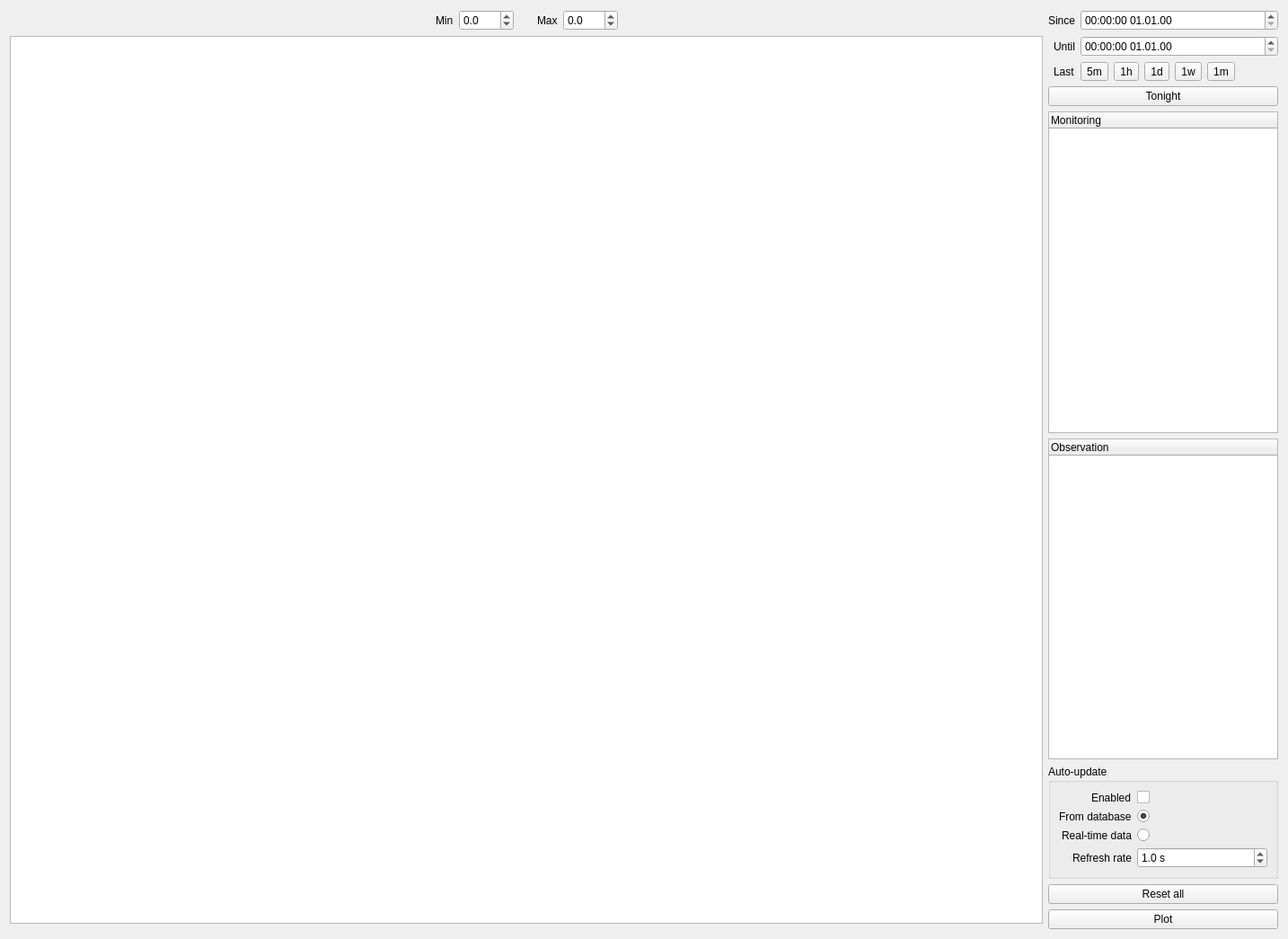
<?xml version="1.0" encoding="UTF-8"?>
<ui version="4.0">
 <class>PlotsWidget</class>
 <widget class="QWidget" name="PlotsWidget">
  <property name="geometry">
   <rect>
    <x>0</x>
    <y>0</y>
    <width>1434</width>
    <height>1045</height>
   </rect>
  </property>
  <property name="windowTitle">
   <string>Plots - KalAO</string>
  </property>
  <layout class="QGridLayout" name="gridLayout" columnstretch="1,0">
   <item row="0" column="0">
    <layout class="QHBoxLayout" name="scale_layout">
     <item>
      <spacer name="horizontalSpacer">
       <property name="orientation">
        <enum>Qt::Horizontal</enum>
       </property>
       <property name="sizeHint" stdset="0">
        <size>
         <width>40</width>
         <height>20</height>
        </size>
       </property>
      </spacer>
     </item>
     <item>
      <widget class="QLabel" name="min_label">
       <property name="text">
        <string>Min</string>
       </property>
      </widget>
     </item>
     <item>
      <widget class="QDoubleSpinBox" name="min_spinbox">
       <property name="decimals">
        <number>1</number>
       </property>
       <property name="minimum">
        <double>-999.000000000000000</double>
       </property>
       <property name="maximum">
        <double>999.000000000000000</double>
       </property>
      </widget>
     </item>
     <item>
      <spacer name="horizontalSpacer_3">
       <property name="orientation">
        <enum>Qt::Horizontal</enum>
       </property>
       <property name="sizeType">
        <enum>QSizePolicy::Maximum</enum>
       </property>
       <property name="sizeHint" stdset="0">
        <size>
         <width>20</width>
         <height>20</height>
        </size>
       </property>
      </spacer>
     </item>
     <item>
      <widget class="QLabel" name="max_label">
       <property name="text">
        <string>Max</string>
       </property>
      </widget>
     </item>
     <item>
      <widget class="QDoubleSpinBox" name="max_spinbox">
       <property name="decimals">
        <number>1</number>
       </property>
       <property name="minimum">
        <double>-999.000000000000000</double>
       </property>
       <property name="maximum">
        <double>999.000000000000000</double>
       </property>
      </widget>
     </item>
     <item>
      <spacer name="horizontalSpacer_2">
       <property name="orientation">
        <enum>Qt::Horizontal</enum>
       </property>
       <property name="sizeHint" stdset="0">
        <size>
         <width>40</width>
         <height>20</height>
        </size>
       </property>
      </spacer>
     </item>
    </layout>
   </item>
   <item row="1" column="0">
    <widget class="KChartView" name="plots_view"/>
   </item>
   <item row="0" column="1" rowspan="3">
    <layout class="QFormLayout" name="side_layout">
     <property name="labelAlignment">
      <set>Qt::AlignRight|Qt::AlignTrailing|Qt::AlignVCenter</set>
     </property>
     <item row="0" column="0">
      <widget class="QLabel" name="since_label">
       <property name="text">
        <string>Since</string>
       </property>
      </widget>
     </item>
     <item row="0" column="1">
      <widget class="KDateTimeEdit" name="since_datetimeedit">
       <property name="currentSection">
        <enum>QDateTimeEdit::HourSection</enum>
       </property>
       <property name="displayFormat">
        <string>HH:mm:ss dd.MM.yy</string>
       </property>
      </widget>
     </item>
     <item row="1" column="0">
      <widget class="QLabel" name="until_label">
       <property name="text">
        <string>Until</string>
       </property>
      </widget>
     </item>
     <item row="1" column="1">
      <widget class="KDateTimeEdit" name="until_datetimeedit">
       <property name="currentSection">
        <enum>QDateTimeEdit::HourSection</enum>
       </property>
       <property name="displayFormat">
        <string>HH:mm:ss dd.MM.yy</string>
       </property>
      </widget>
     </item>
     <item row="2" column="0">
      <widget class="QLabel" name="last_label">
       <property name="text">
        <string>Last</string>
       </property>
      </widget>
     </item>
     <item row="2" column="1">
      <layout class="QHBoxLayout" name="last_layout">
       <item>
        <widget class="QToolButton" name="last_5minutes_button">
         <property name="toolTip">
          <string>One hour</string>
         </property>
         <property name="text">
          <string>5m</string>
         </property>
        </widget>
       </item>
       <item>
        <widget class="QToolButton" name="last_hour_button">
         <property name="toolTip">
          <string>One hour</string>
         </property>
         <property name="text">
          <string>1h</string>
         </property>
        </widget>
       </item>
       <item>
        <widget class="QToolButton" name="last_day_button">
         <property name="toolTip">
          <string>One day</string>
         </property>
         <property name="text">
          <string>1d</string>
         </property>
        </widget>
       </item>
       <item>
        <widget class="QToolButton" name="last_week_button">
         <property name="toolTip">
          <string>One week</string>
         </property>
         <property name="text">
          <string>1w</string>
         </property>
        </widget>
       </item>
       <item>
        <widget class="QToolButton" name="last_month_button">
         <property name="toolTip">
          <string>One month</string>
         </property>
         <property name="text">
          <string>1m</string>
         </property>
        </widget>
       </item>
      </layout>
     </item>
     <item row="3" column="0" colspan="2">
      <widget class="QPushButton" name="tonight_button">
       <property name="text">
        <string>Tonight</string>
       </property>
      </widget>
     </item>
     <item row="4" column="0" colspan="2">
      <widget class="QTreeWidget" name="monitoring_treeview">
       <property name="cursor" stdset="0">
        <cursorShape>WhatsThisCursor</cursorShape>
       </property>
       <property name="mouseTracking">
        <bool>true</bool>
       </property>
       <column>
        <property name="text">
         <string>Monitoring</string>
        </property>
       </column>
      </widget>
     </item>
     <item row="5" column="0" colspan="2">
      <widget class="QTreeWidget" name="obs_treeview">
       <property name="cursor" stdset="0">
        <cursorShape>WhatsThisCursor</cursorShape>
       </property>
       <property name="mouseTracking">
        <bool>true</bool>
       </property>
       <column>
        <property name="text">
         <string>Observation</string>
        </property>
       </column>
      </widget>
     </item>
     <item row="6" column="0" colspan="2">
      <widget class="QGroupBox" name="autoupdate_groupbox">
       <property name="title">
        <string>Auto-update</string>
       </property>
       <layout class="QFormLayout" name="formLayout">
        <property name="labelAlignment">
         <set>Qt::AlignRight|Qt::AlignTrailing|Qt::AlignVCenter</set>
        </property>
        <item row="0" column="1">
         <widget class="QCheckBox" name="autoupdate_checkbox">
          <property name="text">
           <string/>
          </property>
         </widget>
        </item>
        <item row="0" column="0">
         <widget class="QLabel" name="autoupdate_label">
          <property name="text">
           <string>Enabled</string>
          </property>
         </widget>
        </item>
        <item row="3" column="1">
         <widget class="QDoubleSpinBox" name="autoupdate_refresh_rate_spinbox">
          <property name="keyboardTracking">
           <bool>false</bool>
          </property>
          <property name="suffix">
           <string> s</string>
          </property>
          <property name="decimals">
           <number>1</number>
          </property>
          <property name="minimum">
           <double>0.100000000000000</double>
          </property>
          <property name="maximum">
           <double>3600.000000000000000</double>
          </property>
          <property name="value">
           <double>1.000000000000000</double>
          </property>
         </widget>
        </item>
        <item row="1" column="1">
         <widget class="QRadioButton" name="autoupdate_database_button">
          <property name="text">
           <string/>
          </property>
          <property name="checked">
           <bool>true</bool>
          </property>
         </widget>
        </item>
        <item row="2" column="1">
         <widget class="QRadioButton" name="autoupdate_direct_button">
          <property name="text">
           <string/>
          </property>
         </widget>
        </item>
        <item row="1" column="0">
         <widget class="QLabel" name="autoupdate_database_label">
          <property name="text">
           <string>From database</string>
          </property>
         </widget>
        </item>
        <item row="3" column="0">
         <widget class="QLabel" name="autoupdate_refresh_rate_label">
          <property name="text">
           <string>Refresh rate</string>
          </property>
         </widget>
        </item>
        <item row="2" column="0">
         <widget class="QLabel" name="autoupdate_direct_label">
          <property name="text">
           <string>Real-time data</string>
          </property>
         </widget>
        </item>
       </layout>
      </widget>
     </item>
     <item row="7" column="0" colspan="2">
      <widget class="QPushButton" name="reset_all_button">
       <property name="text">
        <string>Reset all</string>
       </property>
      </widget>
     </item>
     <item row="8" column="0" colspan="2">
      <widget class="QWidget" name="plot_button_container" native="true">
       <layout class="QVBoxLayout" name="verticalLayout">
        <property name="spacing">
         <number>0</number>
        </property>
        <property name="leftMargin">
         <number>0</number>
        </property>
        <property name="topMargin">
         <number>0</number>
        </property>
        <property name="rightMargin">
         <number>0</number>
        </property>
        <property name="bottomMargin">
         <number>0</number>
        </property>
        <item>
         <widget class="QPushButton" name="plot_button">
          <property name="text">
           <string>Plot</string>
          </property>
         </widget>
        </item>
       </layout>
      </widget>
     </item>
    </layout>
   </item>
  </layout>
 </widget>
 <customwidgets>
  <customwidget>
   <class>KChartView</class>
   <extends>QGraphicsView</extends>
   <header>kalao</header>
  </customwidget>
  <customwidget>
   <class>KDateTimeEdit</class>
   <extends>QDateTimeEdit</extends>
   <header>kalao</header>
  </customwidget>
 </customwidgets>
 <resources/>
 <connections/>
</ui>
